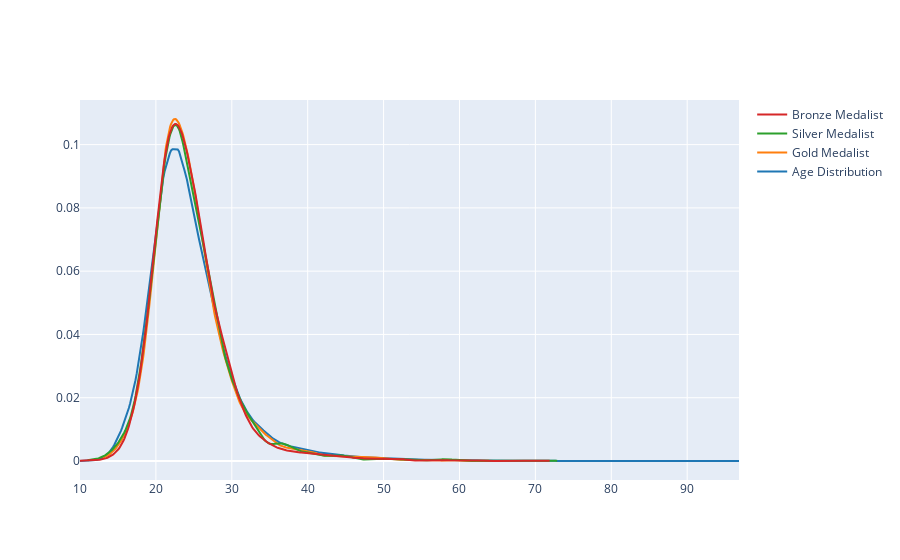

Write notebook code for a chart like this one.
### Code cell
fig1= ff.create_distplot([x1,x2,x3,x4],['Age Distribution','Gold Medalist','Silver Medalist','Bronze Medalist'],show_hist=False, show_rug=False)
fig1.show()

### Figure 1 — Plotly figure (JSON) as saved in the notebook; plotly's stock layout.template omitted (floating-point values rounded to 4 significant figures; data arrays with more than 128 entries replaced by an {"elided": "..."} marker saying what was removed)
{"data": [{"legendgroup": "Age Distribution", "marker": {"color": "rgb(31, 119, 180)"}, "mode": "lines", "name": "Age Distribution", "showlegend": true, "type": "scatter", "x": {"elided": "500 float values"}, "xaxis": "x", "y": {"elided": "500 float values"}, "yaxis": "y"}, {"legendgroup": "Gold Medalist", "marker": {"color": "rgb(255, 127, 14)"}, "mode": "lines", "name": "Gold Medalist", "showlegend": true, "type": "scatter", "x": {"elided": "500 float values"}, "xaxis": "x", "y": {"elided": "500 float values"}, "yaxis": "y"}, {"legendgroup": "Silver Medalist", "marker": {"color": "rgb(44, 160, 44)"}, "mode": "lines", "name": "Silver Medalist", "showlegend": true, "type": "scatter", "x": {"elided": "500 float values"}, "xaxis": "x", "y": {"elided": "500 float values"}, "yaxis": "y"}, {"legendgroup": "Bronze Medalist", "marker": {"color": "rgb(214, 39, 40)"}, "mode": "lines", "name": "Bronze Medalist", "showlegend": true, "type": "scatter", "x": {"elided": "500 float values"}, "xaxis": "x", "y": {"elided": "500 float values"}, "yaxis": "y"}], "layout": {"barmode": "overlay", "hovermode": "closest", "legend": {"traceorder": "reversed"}, "xaxis": {"anchor": "y2", "domain": [0, 1], "zeroline": false}, "yaxis": {"anchor": "free", "domain": [0, 1], "position": 0}}}
